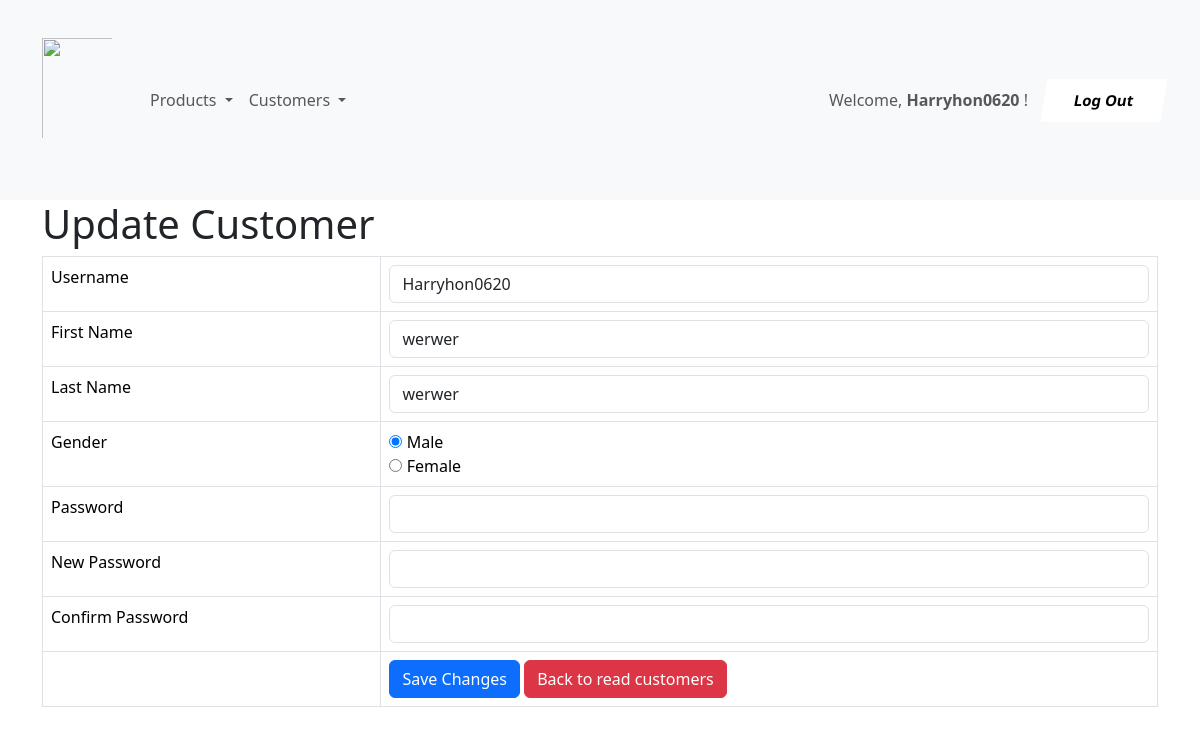
The page /shop/customer_update.php?userid=1 (signed in) on the database its author committed.
### tables this page shows
CREATE TABLE IF NOT EXISTS `customers` (
  `user_id` int NOT NULL AUTO_INCREMENT,
  `username` varchar(128) NOT NULL,
  `email` varchar(128) NOT NULL,
  `password` varchar(128) NOT NULL,
  `first_name` text NOT NULL,
  `last_name` text NOT NULL,
  `gender` text NOT NULL,
  `date_of_birth` date NOT NULL,
  `registration_time` timestamp NOT NULL DEFAULT CURRENT_TIMESTAMP,
  `account_status` tinyint(1) NOT NULL DEFAULT '1',
  PRIMARY KEY (`user_id`),
  UNIQUE KEY `email` (`email`),
  UNIQUE KEY `username` (`username`)
);

### shop/customer_update.php (the view, shortened to what this page needs)
<!DOCTYPE HTML>
<?php
include 'menu.php';
?>
<html>
<head>
    <link href="https://cdn.jsdelivr.net/npm/bootstrap@5.3.3/dist/css/bootstrap.min.css" rel="stylesheet">
</head>
<body>
    <div class="container">
        <div class="page-header">
            <h1>Update Customer</h1>
            <?php
            $userid = isset($_GET['userid']) ? $_GET['userid'] : die('ERROR: Record Username not found.');
            include 'config/database.php';
            try {
                $query = "SELECT user_id, username, password, first_name, last_name, gender FROM customers WHERE user_id = ? LIMIT 0,1";
                $stmt = $con->prepare($query);
                $stmt->bindParam(1, $userid);
                $stmt->execute();
                $row = $stmt->fetch(PDO::FETCH_ASSOC);
                $fetched_name = $row['username'];
                $first_name = $row['first_name'];
                $last_name = $row['last_name'];
                $fetched_gender = $row['gender'];
            } catch (PDOException $exception) {
                die('ERROR: ' . $exception->getMessage());
            }
            ?>
            <form action="<?php echo htmlspecialchars($_SERVER["PHP_SELF"] . "?userid={$userid}"); ?>" method="post">
                <table class='table table-hover table-responsive table-bordered'>
                    <tr>
                        <td>Username</td>
                        <td><input type='text' name='nameUser'
                                value="<?php echo htmlspecialchars($fetched_name, ENT_QUOTES) ?>"
                                class='form-control' />
                        </td>
                    </tr>
                    <tr>
                        <td>First Name</td>
                        <td><input type='text' name='firstname'
                                value="<?php echo htmlspecialchars($first_name, ENT_QUOTES) ?>" class='form-control' />
                        </td>
                    </tr>
                    <tr>
                        <td>Last Name</td>
                        <td><input type='text' name='lastname'
                                value="<?php echo htmlspecialchars($last_name, ENT_QUOTES) ?>" class='form-control' />
                        </td>
                    </tr>
                    <tr>
                        <td>Gender</td>
                        <td>
                            <input type='radio' id='male' name='gender' value='male' <?php echo ($fetched_gender == 'male') ? 'checked' : ''; ?> />
                            <label for="male">Male</label><br>
                            <input type='radio' id='female' name='gender' value='female' <?php echo ($fetched_gender == 'female') ? 'checked' : ''; ?> />
                            <label for="female">Female</label>
                        </td>
                    </tr>
                    <tr>
                        <td>Password</td>
                        <td><input type="password" name='password' class='form-control'></input>
                        </td>
                    </tr>
                    <tr>
                        <td>New Password</td>
                        <td><input type="password" name='new_password' class='form-control'></input>
                        </td>
                    </tr>
                    <tr>
                        <td>Confirm Password</td>
                        <td><input type="password" name='confirm_password' class='form-control'></input>
                        </td>
                    </tr>
                    <tr>
                        <td></td>
                        <td>
                            <input type='submit' value='Save Changes' class='btn btn-primary' />
                            <a href='customer_listing.php' class='btn btn-danger'>Back to read customers</a>
                        </td>
                    </tr>
                </table>
            </form>
        </div>
    </div>
</body>
</html>

### rows shown on the page
customers: nameUser "Harryhon0620", firstname "werwer", lastname "werwer", gender "☑ Male", gender "☐ Female"

### other values the page prints
$_SESSION['username'] "Harryhon0620"
